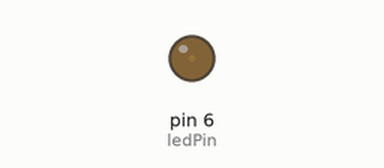
The sketch below on a simulated Arduino Uno, built with avr-gcc and run on an emulated ATmega328P. Shown: output pins drawn as LEDs (lit = HIGH).

Above: at 0.05 s.
At 0.65 s:
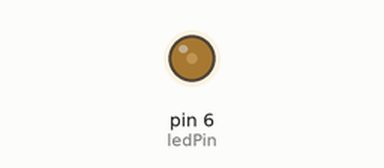
At 1.3 s:
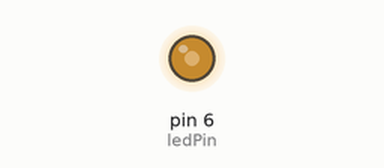
At 2.55 s:
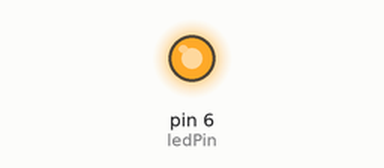
Timing chart, 0 to 5.9 s (numbered marks = the images above):
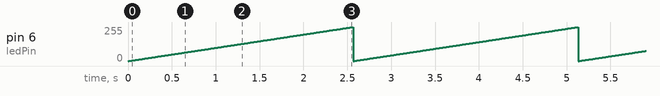

The sketch:

testeSinalPwm.ino
```cpp
int ledPin = 6;
int intensidade = 0;

void setup() {
  pinMode(ledPin, OUTPUT);
}

void loop() {
  analogWrite(ledPin, intensidade);
  delay(10);
  intensidade = (intensidade + 1) % 256;
}
```

Measured:
- by itself, pin 6 (ledPin): ramps from 0/255 to 255/255 and jumps back, once every 2.6 s
